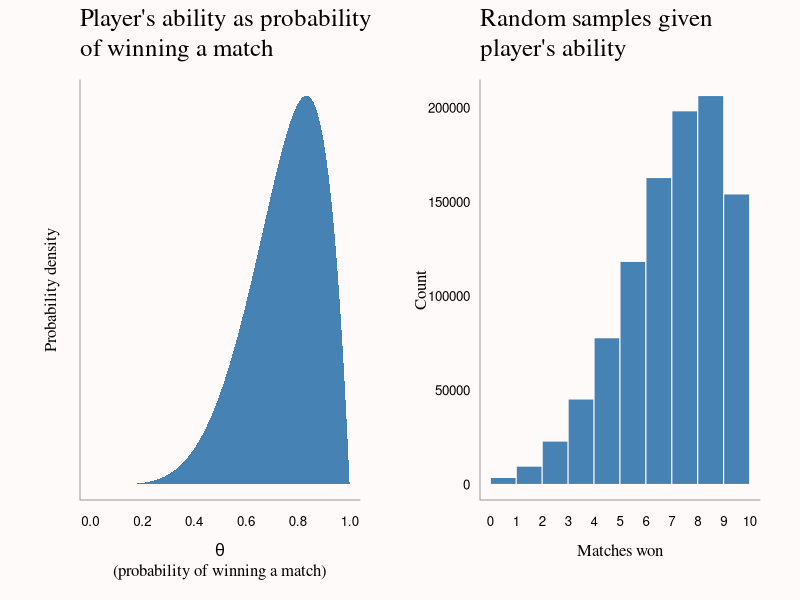
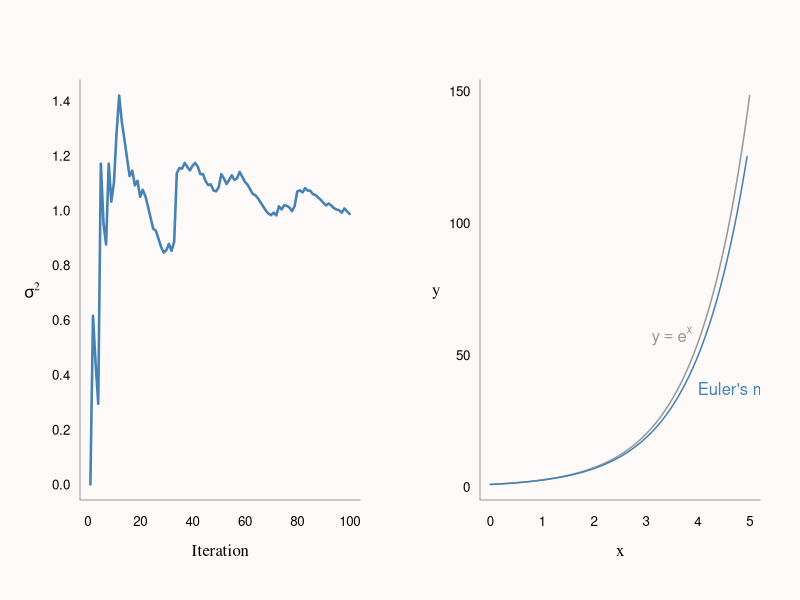
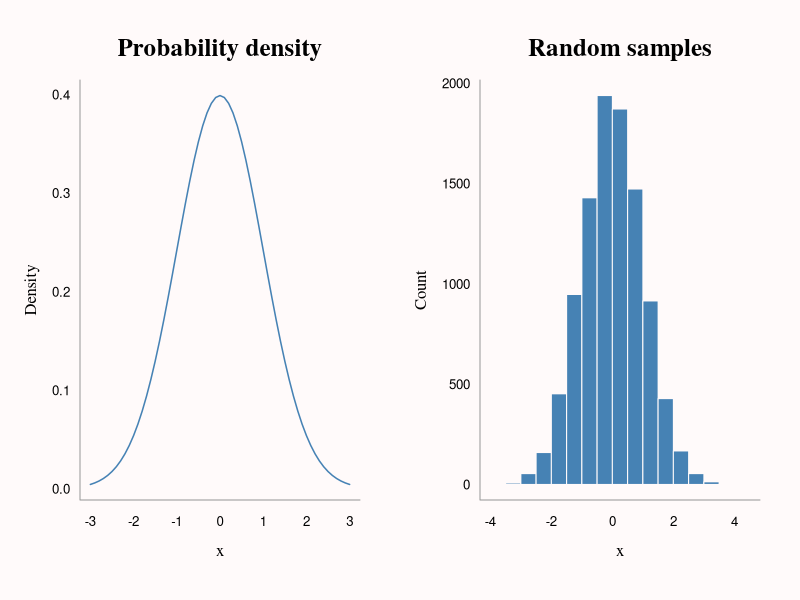
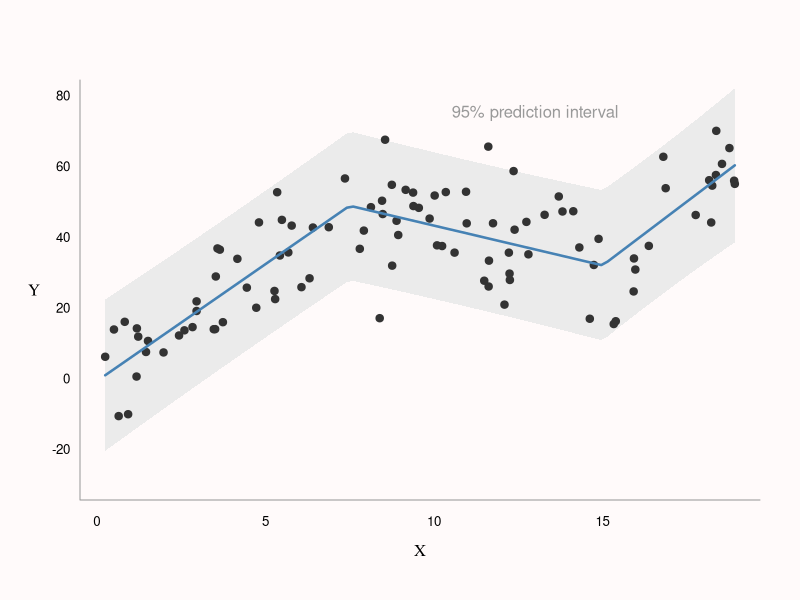
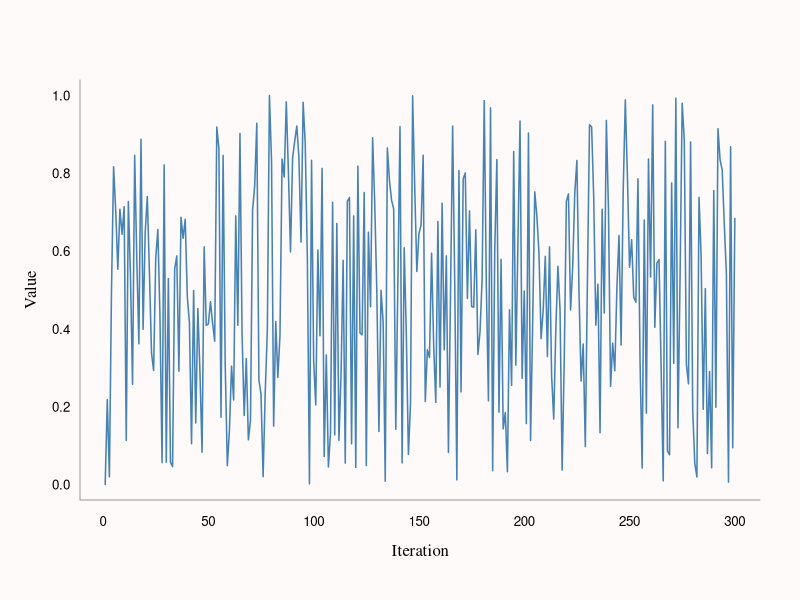

The R source for these figures, in order:
## ---- chunk 1

knitr::opts_chunk$set(echo = TRUE, message=FALSE, warning=FALSE, 
                      fig.align='center')
knitr::opts_knit$set(global.par = TRUE)

## ---- chunk 2

library(colorspace)

col_bg <- 'snow'
col_highlight <- 'steelblue'
col_fade <- 'grey60'

par(bg = col_bg, las = 1, bty = 'L',
    mar = c(4.5, 4.5, 4, 2) + 0.1, cex.axis = 0.8)

## ---- chunk 3

y <- c(1, 1, 1, 1, 0, 1)
theta <- seq(0, 1, 0.01)

# Non-informative Beta(1, 1) prior + observed y and (n-y)
a <- 1 + sum(y)
b <- 1 + length(y) - sum(y)

# Calculate and normalize posterior
post <- dbeta(theta, a, b)
post <- post / sum(post)

# Draw random 1,000,000 samples:
n <- 1e6
theta_s <- rbeta(n, a, b) # ...of theta
y_s <- rbinom(n, 10, theta_s) # ...of wins out of 10 matches

## ---- chunk 4

par(mar = c(5, 4, 4, 2), mfrow = c(1, 2),
    bg = col_bg)

plot(theta, post, type = 'n', axes = FALSE, 
     xlab = '', ylab = '')
polygon(c(theta, rev(theta)),
        c(post, rep(0, length(theta))),
        col = col_highlight, border = NA)
axis(1, tick = FALSE, line = -0.5)
mtext(expression(theta), 1, line = 2, family = 'serif')
mtext('(probability of winning a match)', 1, line = 3, family = 'serif')
mtext('Probability density', 2, line = 1, family = 'serif', las = 0)
mtext("Player's ability as probability\nof winning a match", 3, 
      line = 1, adj = 0, family = 'serif', cex = 1.5)
box(bty = 'L', col = col_fade)

hist(y_s, main = '', xlab = '', ylab = '', col = col_highlight,
     border = col_bg, axes = FALSE, breaks = 0:10)
axis(1, at = 0:10, tick = FALSE, line = -0.5)
axis(2, tick = FALSE, line = -0.5)
mtext('Matches won', 1, line = 2, family = 'serif')
mtext('Count', 2, line = 2.5, family = 'serif', las = 0)
mtext("Random samples given\nplayer's ability", 3, line = 1, 
      family = 'serif', adj = 0, cex = 1.5)
box(bty = 'L', col = col_fade)

## ---- chunk 5

# Probs. of matches won
ps <- table(y_s) / sum(table(y_s))

# Cumulative probs. of winning at least X matches
cps <- cumsum(rev(ps)) # Have to reverse to count X or fewer

# Expected outcomes for each decision
data.frame(prob_of_x = as.numeric(ps), 
           prob_at_least_x = as.numeric(cps),
           payoff = cps * (10:0) * 10 - 30)
## ---- chunk 6
set.seed(123456)
x <- rnorm(100)
n <- seq_along(x)

cmu <- numeric(100)
cmu[1] <- x[1]
csumsq <- numeric(100)

# Compute cumulative variance (+ mean) via updating
for (i in 2:100) {
  cmu[i] <- (n[i - 1] * cmu[i - 1] + x[i]) / n[i] # Cumulative mean
  csumsq[i] <- csumsq[i - 1] +                    # Cumulative sum of squares
    (x[i] - cmu[i - 1]) * (x[i] - cmu[i])
}

csigma1 <- csumsq / (n - 1)
csigma1[1] <- 0

# Compute cumulative variance the effortful way
csigma2 <- numeric(100)
for (i in 2:100) {
  csigma2[i] <- var(x[1:i])
}

all.equal(csigma1, csigma2)

## ---- chunk 7

par(bg = col_bg)
plot(1:length(csigma1), csigma1, type = 'l', 
     col = col_highlight, lwd = 2.5, axes = FALSE,
     xlab = '', ylab = '')
axis(1, line = -0.5, tick = FALSE)
axis(2, line = -0.5, tick = FALSE)
box(bty = 'L', col = col_fade)
mtext('Iteration', 1, line = 2, family = 'serif')
mtext(expression(sigma^2), 2, line = 2, family = 'serif')

## ---- chunk 8

# Derivative of function y
dy <- function(y) y

# Inputs: derivative function, initial x, initial y, stepsize, length
euler <- function(dy = NULL, x0 = 0, y0 = 1, stepsize = 0.1, len = 100) {
  
  x <- numeric(len)
  y <- numeric(len)
  
  x[1] <- x0
  y[1] <- y0
  
  # Iterate: 1) increment x by stepsize
  #          2) increment y by stepsize times derivative
  for (i in 2:len) {
    x[i] <- x[i - 1] + stepsize
    y[i] <- y[i - 1] + stepsize * dy(y[i - 1])
  }

  # Return list of x's and y's
  list(x = x, y = y)
}

# Example
b <- euler(dy, stepsize = 0.05)
x <- seq(0, 5, length.out = 100)

# Plot code not shown (see .Rmd)
## ---- chunk 9

plot(x, exp(x), type = 'l', xlab = '', ylab = '', 
     col = col_fade, axes = FALSE, lwd = 1.5)
lines(b$x, b$y, col = col_highlight, lwd = 1.5)
text(expression(y == e^x), 
     x = b$x[80] - 0.05, y = b$y[80] + 10, adj = 1, 
     col = col_fade)
text("Euler's method", 
     x = b$x[80] + 0.05, y = b$y[80] - 10, adj = 0, 
     col = col_highlight)
axis(1, tick = FALSE, line = -0.5)
axis(2, tick = FALSE, line = -0.5, las = 1)
mtext('x', 1, line = 2, family = 'serif')
mtext('y', 2, line = 2, family = 'serif')
box(bty = 'L', col = col_fade)

## ---- chunk 10

det_row <- function(mat) {
  
  nr <- nrow(mat)
  fact <- numeric(nr - 1)
  
  for (i in seq_len(nr - 1)) {
    # Normalize current row (1 in first column) & save the multiplication factor
    fact[i] <- mat[i, i]
    mat[i, ] <- mat[i, ] / mat[i, i]
    
    # Subtract multiples of current row from rows below (get all 0's)
    for (j in (i + 1):nr)
      mat[j, ] <- mat[j, ] - mat[j, i] * mat[i, ] 
  }
  # Take the product of mult. factors & the last (unscaled) value in the matrix 
  prod(fact) * mat[nr, nr]
}

# Example

set.seed(12345)
mat <- matrix(sample(1:9), ncol = 3)

c(det_row(mat), det(mat))

## ---- chunk 11
set.seed(123456)
# Same result as sample(1:9, 100, replace = TRUE)
ceiling(runif(20, 0, 9))

n <- 1e7
t1 <- system.time(ceiling(runif(n, 0, 9))) # Almost 2 x faster
t2 <- system.time(sample(1:9, n, replace = TRUE))

rbind(t1, t2)
## ---- chunk 12

# Probability density function (normal)
pdf <- function(x) (1 / sqrt(2 * pi)) * exp(-1/2 * (x)^2)

# ...suppose we didn't have rnorm() but had the pdf() above

# Use R's numerical integration to make a CDF
cdf <- function(x) {
  integrate(pdf, 0, x)[[1]]
}

# Make inverse CDF by numeric approximation (linear)
cumdens <- sapply(seq(0.01, 5, 0.01), cdf)
icdf <- approxfun(cumdens, seq(0.01, 5, 0.01))

# Draw random samples & transform via ICDF (+ flip sign)
samples <- runif(10000, 0, 0.5)
x <- icdf(samples) * ifelse(runif(1000, 0, 2) > 1, 1, -1)

# Plot code not shown (see .Rmd)
## ---- chunk 13

par(mfrow = c(1, 2))
plot(seq(-3, 3, 0.1), pdf(seq(-3, 3, 0.1)), type = 'l',
     xlab = '', ylab = '', main = '',  axes = FALSE,
     col = col_highlight, lwd = 1.5)
axis(1, tick = FALSE, line = -0.5)
axis(2, tick = FALSE, line = -0.5)
mtext('x', 1, line = 2, family = 'serif')
mtext('Density', 2, line = 2, family = 'serif', las = 0)
mtext('Probability density', 3, line = 1, family = 'serif', 
      font = 2, cex = 1.5)
box(col = col_fade)

hist(x, main = '', xlab = '', ylab = '', col = col_highlight,
     border = col_bg, axes = FALSE)
axis(1, tick = FALSE, line = -0.5)
axis(2, tick = FALSE, line = -0.5)
mtext('x', 1, line = 2, family = 'serif')
mtext('Count', 2, line = 2.5, family = 'serif', las = 0)
mtext('Random samples', 3, line = 1, family = 'serif', 
      font = 2, cex = 1.5)
box(col = col_fade)
par(mfrow = c(1, 1))

## ---- chunk 14
n <- 100
x <- round(runif(n, 0, 19), 2)

tau <- c(7.5, 15) # Knots
X <- cbind(x, pmax(outer(x, tau, '-'), 0)) # If x > knot, diff from knot, else 0
betas <- c(5, -10, 10) # Coefficients

y <- 0 + 2 * x + X %*% betas + rnorm(n, 0, 10)

fit1 <- lm(y ~ ., data = data.frame(X))
coef1 <- coef(fit1)

newx <- seq(min(x), max(x), length.out = 100)
newX <- cbind(newx, pmax(outer(newx, tau, '-'), 0))
colnames(newX) <- c('x', 'V2', 'V3')

#newy <- coef1[1] + newX %*% coef1[-1]
newy <- predict(fit1, data.frame(newX), type = 'response',
                interval = 'prediction')

## ---- chunk 15

par(bg = col_bg)
plot(x, y, type = 'n', axes = FALSE, xlab = '', ylab = '',
     ylim = c(-30, 80))
polygon(c(newx, rev(newx)),
        c(newy[, 2], rev(newy[, 3])),
        border = NA, col = 'grey92')
points(x, y, pch = 19, col = 'grey20')
lines(newx, newy[, 1], col = col_highlight, lwd = 2.5)
text(13, 75, label = '95% prediction interval', col = col_fade)
axis(1, tick = FALSE, line = -0.5)
axis(2, tick = FALSE, line = -0.5, las = 1)
box(bty = 'L', col = 'grey60')
mtext('X', 1, line = 2, family = 'serif')
mtext('Y', 2, line = 2, family = 'serif')

## ---- chunk 16

s0 <- 1
a <- 1597
b <- 51749
M <- 244944

nsamples <- 300

s <- numeric(nsamples)
s[1] <- s0

for (i in 2:nsamples) {
  s[i] = (a * s[i - 1] + b) %% M
}

s <- s / max(s)

# Plot code not shown (see .Rmd)
## ---- chunk 17

plot(1:nsamples, s, type = 'l',
     xlab = '', ylab = '', 
     col = col_highlight, lwd = 1.5,
     axes = FALSE)
axis(1, tick = FALSE, line = -0.5)
axis(2, tick = FALSE, line = -0.5)
mtext('Iteration', 1, line = 2, family = 'serif')
mtext('Value', 2, line = 2, family = 'serif', las = 0)
box(col = col_fade)

